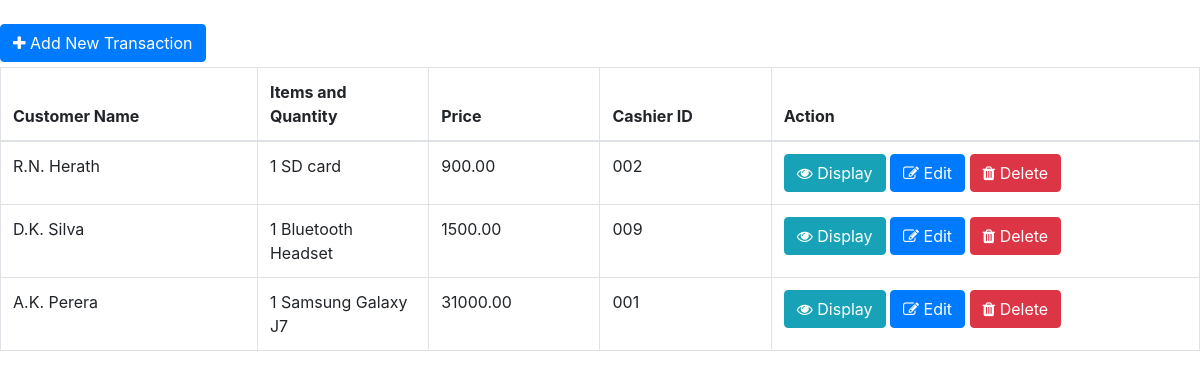
/index.php/crud, run on the app's committed database.
### tables this page shows
CREATE TABLE IF NOT EXISTS `trans` (
  `Bill_No` int(4) NOT NULL,
  `Date` date NOT NULL,
  `Customer_Name` varchar(20) NOT NULL,
  `Customer_Contact` bigint(10) NOT NULL,
  `Item_Quantity` varchar(225) NOT NULL,
  `Price` varchar(20) NOT NULL,
  `Cashier_ID` varchar(4) NOT NULL,
  PRIMARY KEY (`Bill_No`)
);

### application/controllers/crud.php (called while the page is built, shortened)
<?php
class crud extends CI_Controller {
    public function __construct() {
        $this->load->model('crud_model', 'trans');
    }
    public function index() {
        $data['page'] = 'trans-list';
        $data['title'] = 'Transaction List';
        $data['transInfo'] = $this->trans->getTransList();
        $this->load->view('trans/index', $data);
    }
}
?>

### index.php (called while the page is built, shortened)
<?php
require_once BASEPATH.'core/CodeIgniter.php';

### application/models/crud_model.php (called while the page is built, shortened)
<?php
class crud_model extends CI_Model {
    public function getTransList() {
        $this->db->select(array('t.Bill_No', 't.Date', 't.Customer_Name', 't.Customer_Contact', 't.Item_Quantity', 't.Price', 't.Cashier_ID'));
        $this->db->from('trans t');
        $query = $this->db->get();
        return $query->result_array();
    }
}
?>

### application/views/trans/index.php (the view, shortened to what this page needs)
<div class="row">
    <div class="col-lg-12">
        <br>
    </div>
</div>
<div class="row">
    <div class="col-lg-12">
        <a href="<?php print site_url();?>/add" class="pull-left btn btn-primary btn-xs" style="margin-bottom: 5px;"><i class="fa fa-plus"></i> Add New Transaction</a>
    </div>
</div>
<div class="row">
        <div class="col-lg-12">
    <table class="table table-bordered">
    <thead>
      <tr>
        <th width="15%">Customer Name</th>
        <th width="10%">Items and Quantity</th>
        <th width="10%">Price</th>
        <th width="10%">Cashier ID</th>
        <th width="25%">Action</th>
      </tr>
    </thead>
    <tbody>
        <?php foreach($transInfo as $key=>$element) { ?>
      <tr>
        <td><?php print $element['Customer_Name']; ?></td>
        <td><?php print $element['Item_Quantity']; ?></td>
        <td><?php print $element['Price']; ?></td>
        <td><?php print $element['Cashier_ID']; ?></td>
        <td>
            <a title="Display" href="<?php print site_url();?>/display/<?php print $element['Bill_No'];?>" class="btn btn-info btn-xs"><i class="fa fa-eye"></i> Display </a>
            <a title="Edit" href="<?php print site_url();?>/edit/<?php print $element['Bill_No'];?>" class="btn btn-primary btn-xs"><i class="fa fa-edit"></i> Edit </a>
            <a title="Delete" href="<?php print site_url();?>/delete/<?php print $element['Bill_No'];?>" onClick="return confirm('Are you sure you want to delete?')" class="btn btn-danger btn-xs"><i class="fa fa-trash"></i> Delete </a>
        </td>
      </tr>
      <?php } ?>
    </tbody>
  </table>
</div>
</div>

### data on the page
trans: Customer_Name "R.N. Herath", Item_Quantity "1 SD card", Price "900.00", Cashier_ID "002"
trans: Customer_Name "D.K. Silva", Item_Quantity "1 Bluetooth Headset", Price "1500.00", Cashier_ID "009"
trans: Customer_Name "A.K. Perera", Item_Quantity "1 Samsung Galaxy J7", Price "31000.00", Cashier_ID "001"
